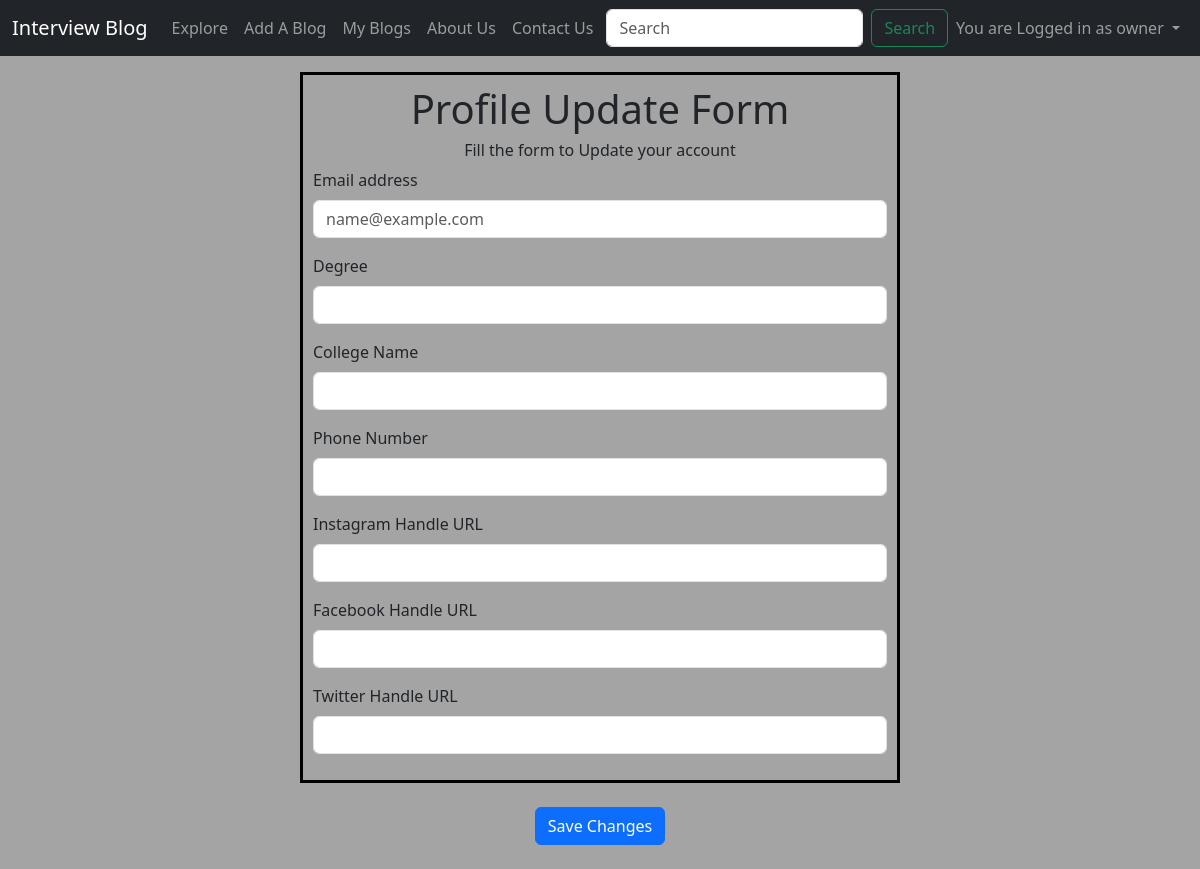
/profile/editprof/s4 (signed in), run on an earlier commit of the app's database.
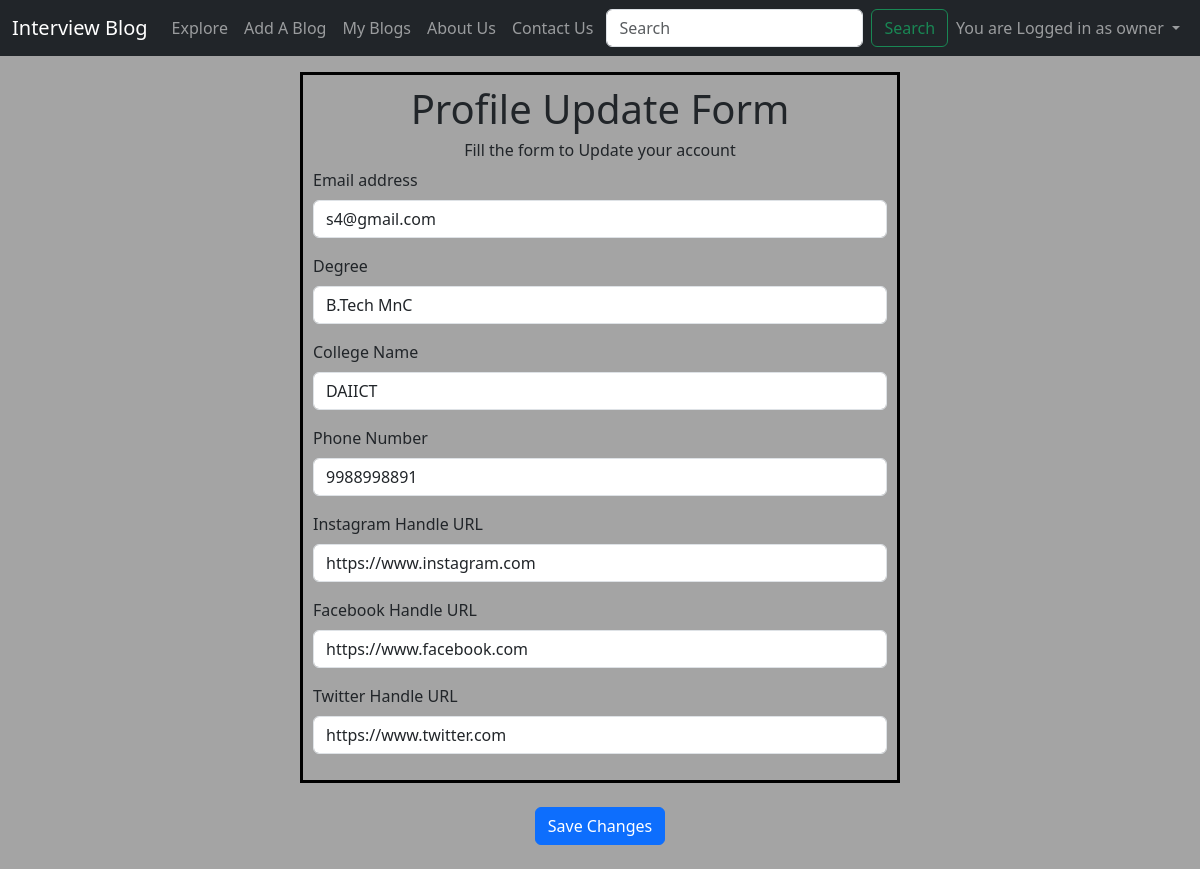
And on a later commit of the database.
### blog/models.py (models this page shows)
class Profile(models.Model):
    profile_user=models.OneToOneField(User,on_delete=models.CASCADE)
    fname=models.CharField(max_length=100)
    lname=models.CharField(max_length=100)
    degree=models.CharField(max_length=100)
    college=models.CharField(max_length=200)
    gender=models.CharField(max_length=50)
    dob=models.DateTimeField()
    phone=models.CharField(max_length=10)
    email=models.EmailField()
    insta_handle=models.CharField(max_length=200,null=True)
    fb_handle=models.CharField(max_length=200,null=True)
    twitter_handle=models.CharField(max_length=200,null=True)

### blog/views.py (the view)
# urls.py: path('profile/editprof/<str:user>',views.editprof,name="Edit Profile"),
@login_required(login_url='/')
def editprof(request,user):
    i=User.objects.filter(username=user).first()
    j=Profile.objects.filter(profile_user=i).first()
    params={'j':j}
    return render(request,'blog/editprof.html',params)

### blog/templates/blog/editprof.html (shortened to what this page needs)
{% extends 'blog/base.html' %}
{% block body %}
<div class="mt-3">
<form action='/saveprofile' method="post" enctype="multipart/form-data">
    <div class="signup">
        <div class="content">
            <h1 align="center">Profile Update Form</h1>
            <h6 align="center">Fill the form to Update your account</h6>
          <p>
            <label for="exampleFormControlInput1" class="form-label">Email address</label>
            <input type="email" class="form-control" name="email" value="{{j.email}}" id="email" placeholder="name@example.com" required>
          </p>
          <p>
            <label for="exampleFormControlInput1" class="form-label">Degree</label>
            <input type="text" class="form-control" name="degree" value="{{j.degree}}" id="degree" required>
          </p>
          <p>
            <label for="exampleFormControlInput1" class="form-label">College Name</label>
            <input type="text" class="form-control" name="college" value="{{j.college}}" id="college" required>
          </p>
      <p>
        <label for="exampleFormControlInput1" class="form-label">Phone Number</label>
        <input type="number" class="form-control" name="phone" value="{{j.phone}}" id="phone" required>
      </p>
      <p>
        <label for="exampleFormControlInput1" class="form-label">Instagram Handle URL</label>
        <input type="text" class="form-control" name="insta_handle" value="{{j.insta_handle}}" id="insta_handle">
      </p>
      <p>
        <label for="exampleFormControlInput1" class="form-label">Facebook Handle URL</label>
        <input type="text" class="form-control" name="fb_handle" value="{{j.fb_handle}}" id="fb_handle">
      </p>
      <p>
        <label for="exampleFormControlInput1" class="form-label">Twitter Handle URL</label>
        <input type="text" class="form-control" name="twitter_handle" value="{{j.twitter_handle}}" id="twitter_handle">
      </p>
        </div>
      </div>
      <div class="login-footer text-center my-4">
        <button type="submit" class="btn btn-primary">Save Changes</button>
      </div>
    </form>
    </div>
{% endblock %}

What changed in the data, as far as the page shows it:
added Profile: email "s4@gmail.com", degree "B.Tech MnC", college "DAIICT", phone "9988998891", insta_handle "https://www.instagram.com", fb_handle "https://www.facebook.com", twitter_handle "https://www.twitter.com"
